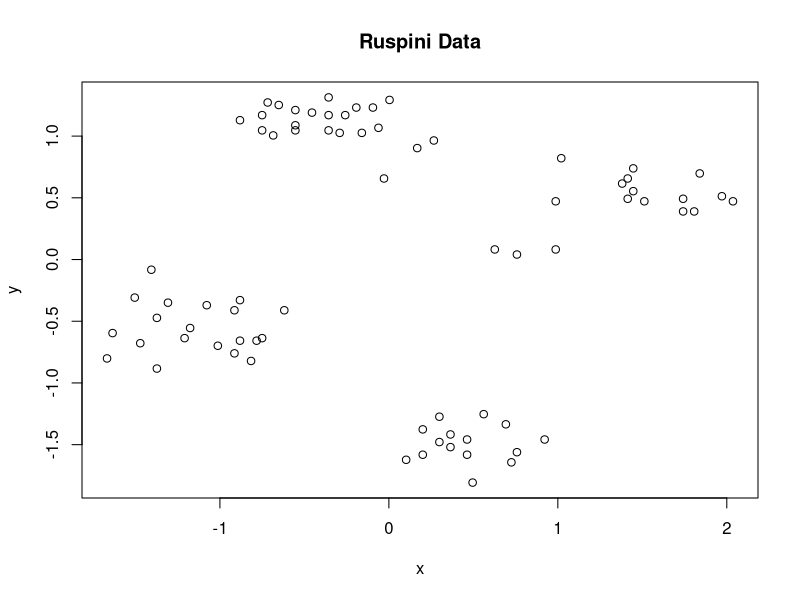
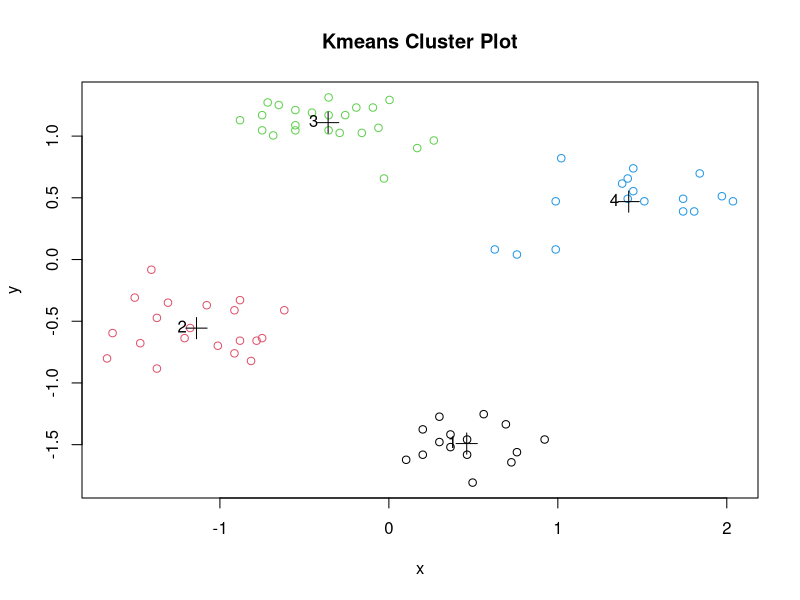
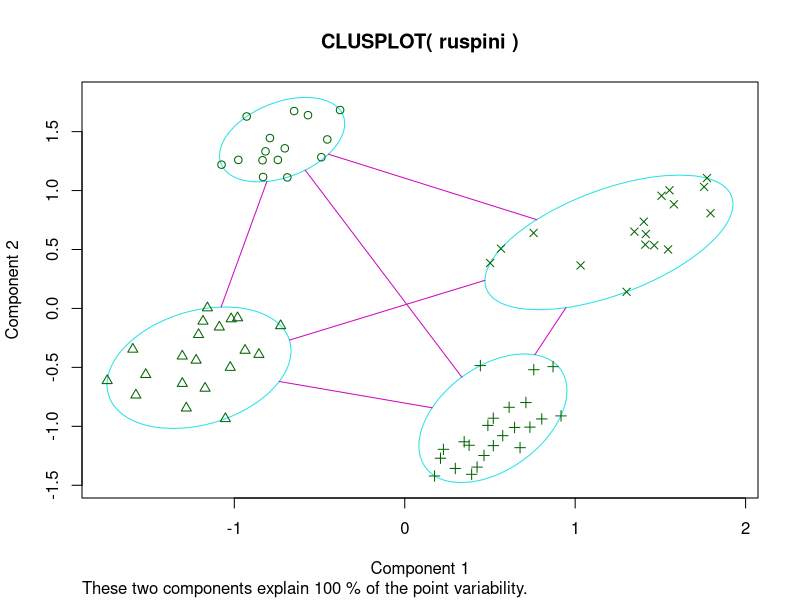
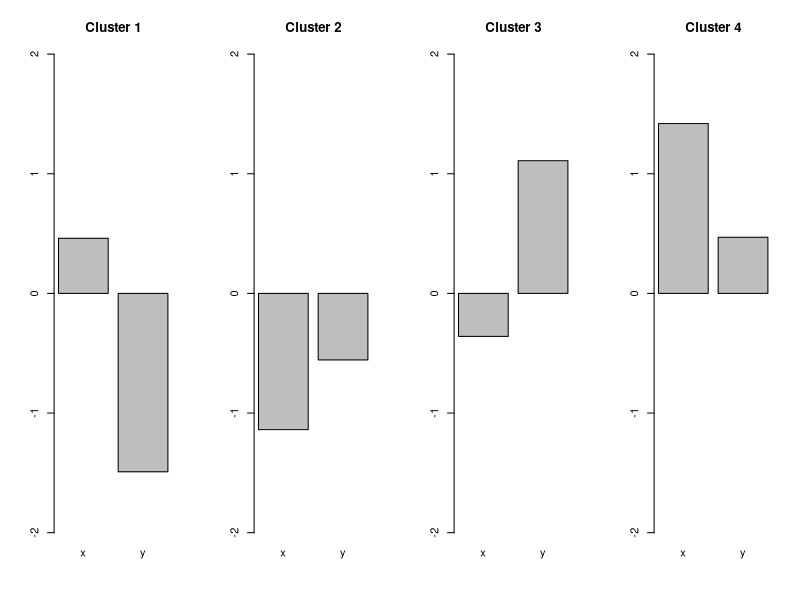
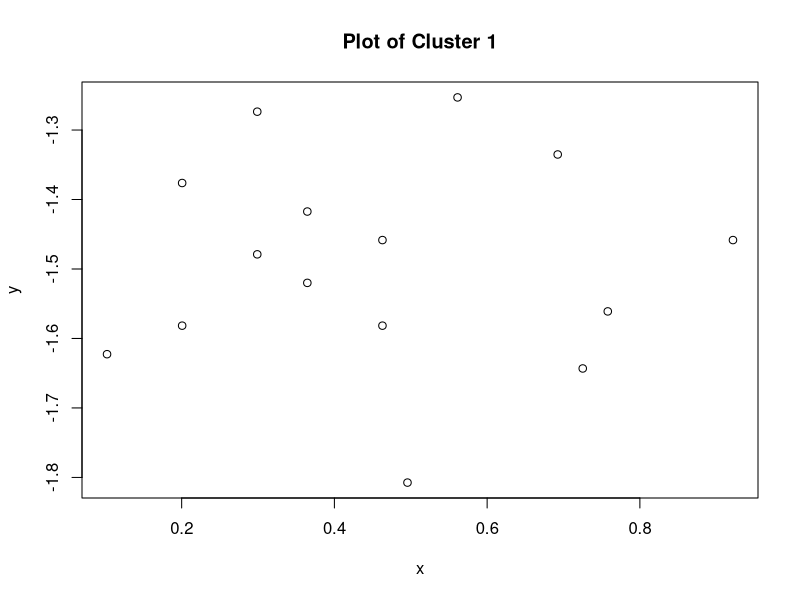
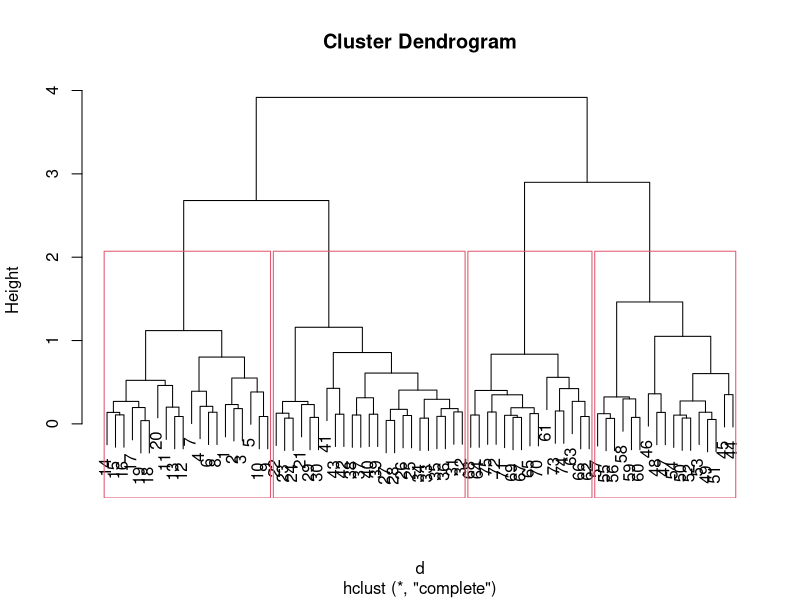
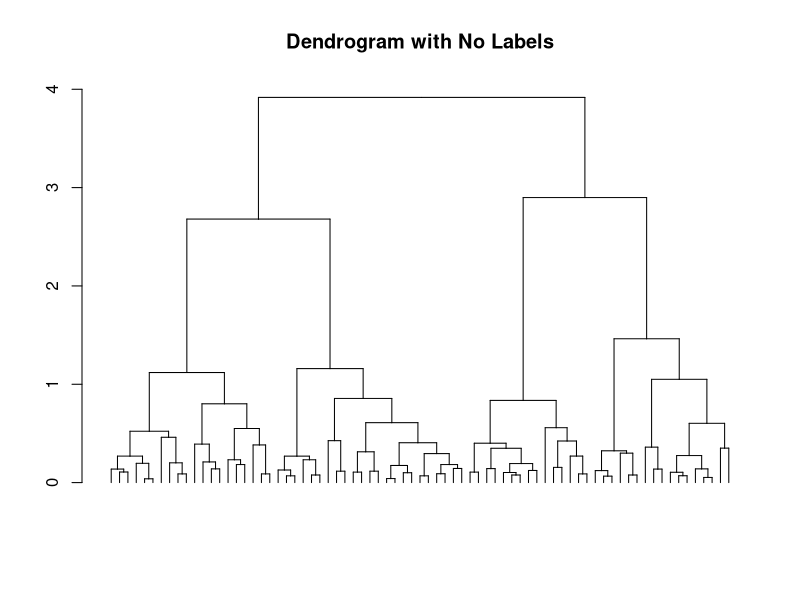
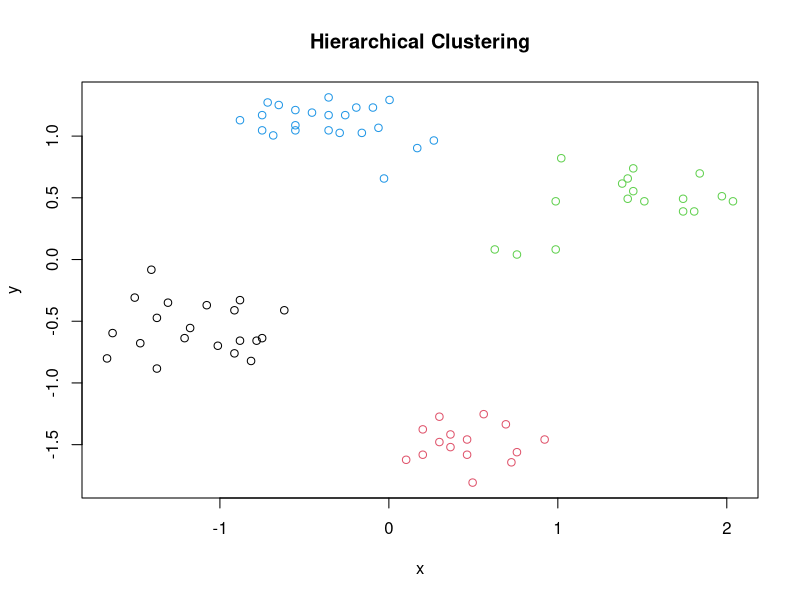

Source code (R) for these figures, in order:
#########################################################################
# Cluster Analysis in R Tutorial
#########################################################################


# Load some data

data(ruspini, package="cluster")

# Shuffle the rows

ruspini <- ruspini[sample(1:nrow(ruspini)),]

# Scale each column in the data to zero mean and unit standard deviation (z-scores). 
# This prevents one attribute with a large range to dominate the others for the distance calculation.

ruspini <- scale(ruspini)
plot(ruspini)
title('Ruspini Data')

###################################################################
# Cluster Techniques - kmeans
###################################################################

# Assumes Euclidean distances. We use k=10 clusters and run the algorithm 10 times 
# with random initialized centroids. The best result is returned.

km <- kmeans(ruspini, centers=4, nstart=10)
km

plot(ruspini, col=km$cluster)
points(km$centers, pch=3, cex=2) # this adds the centroids
text(km$centers, labels=1:4, pos=2) # this adds the cluster ID
title('Kmeans Cluster Plot')

# Alternative plot from package cluster (uses principal components analysis for >2 dimensions)

library(cluster)
clusplot(ruspini, km$cluster)

km$centers

def.par <- par(no.readonly = TRUE) # save default, for resetting...
layout(t(1:4)) # 4 plots in one
for(i in 1:4) barplot(km$centers[i,], ylim=c(-2,2), main=paste("Cluster", i))

par(def.par)  #- reset to default

# Find data for a single cluster

cluster1 <- ruspini[km$cluster==1,]
head(cluster1)

plot(cluster1)
title('Plot of Cluster 1')

###################################################################
# Cluster Techniques - Hierarchical Clustering
###################################################################

# dist defaults to method="Euclidean"

d <- dist(ruspini)

# we cluster using a complete link

hc <- hclust(d, method="complete")

# Dendrogram

plot(hc)
rect.hclust(hc, k=4)

plot(as.dendrogram(hc), leaflab="none") # plot dendrogram without leaf labels
title('Dendrogram with No Labels')

cluster_complete <- cutree(hc, k=4)
plot(ruspini, col=cluster_complete)
title('Hierarchical Clustering')

# Clustering with single link

hc_single <- hclust(d, method="single")
plot(hc_single)
rect.hclust(hc_single, k=4)

cluster_single <- cutree(hc_single, k=4)
plot(ruspini, col=cluster_single)
title('Hierarchical Clustering with Single Link')

###################################################################
# Cluster Techniques - Density-based clustering with DBSCAN
###################################################################

library(fpc)

db <- dbscan(ruspini, eps=.3, MinPts=5)
db

str(db)

plot(ruspini, col=db$cluster+1L)
title('Density based cluster')

# Note: 0 is not a color so we add 1 to cluster.

###################################################################
# Cluster Techniques - Gaussian Mixture Models
###################################################################

library(mclust)

# Mclust uses BIC to find the number of clusters

m <- Mclust(ruspini)
summary(m)

plot(m)

# Rerun with 4 clusters

m <- Mclust(ruspini, G=4)
summary(m)

plot(m)

###################################################################
# Cluster Techniques - Internal Cluster Validation - Compare the Clustering Quality
###################################################################

library(fpc)

cluster.stats(d, km$cluster)


# Silhouette plot

plot(silhouette(km$cluster, d))

###################################################################
# Cluster Techniques - Find Optimal Clusters 
###################################################################

ks <- 2:10

# Use within sum of squares (look for the knee)

WSS <- sapply(ks, FUN=function(k) {
  kmeans(ruspini, centers=k, nstart=5)$tot.withinss
})
plot(ks, WSS, type="l")
title("Scree Plot")

# Use average silhouette width (look for the max)

ASW <- sapply(ks, FUN=function(k) {
  cluster.stats(d, kmeans(ruspini, centers=k, nstart=5)$cluster)$avg.silwidth
})
plot(ks, ASW, type="l")
title("Average Silhouette Width Plot")

# Find the max

ks[which.max(ASW)]

###################################################################
# Cluster Techniques - Visualize the Distance Matrix
###################################################################

# Heatmap of the data

image(as.matrix(d))

# Data organized in Clusters

library(seriation)

pimage(d, colorkey=TRUE)

# reorder using cluster labels

pimage(d, order=order(km$cluster), colorkey=TRUE)

# use displot

dissplot(d, labels=km$cluster, options=list(main="k-means with k=4"))

# spot the data problems for dbscan

dissplot(d, labels=db$cluster+1L, options=list(main="DBSCAN"))

# Here is a mispecified k = 3 instead of k = 4

dissplot(d, labels=kmeans(ruspini, centers=3)$cluster)

# Other versions etc...

dissplot(d, labels=kmeans(ruspini, centers=9)$cluster)

dissplot(d)

###################################################################
# Cluster Techniques - External Cluster Validation
###################################################################

library(mlbench)
shapes <- mlbench.smiley(n=500, sd1 = 0.1, sd2 = 0.05)
plot(shapes)
title("Happy Data")


# Prepare the data

truth <- as.integer(shapes$class)
shapes <- scale(shapes$x)

plot(shapes)
title("Happy Data")


# k-means approach

ks <- 2:20

# scree plot

WSS <- sapply(ks, FUN=function(k) {
  kmeans(shapes, centers=k, nstart=10)$tot.withinss
})
plot(ks, WSS, type="l")
title("Scree Plot")

# looks like 6 clusters

km <- kmeans(shapes, centers=6, nstart = 10)
plot(shapes, col=km$cluster)
title("Happy Data with KMeans")


##################################################################
# Hierarchical clustering
##################################################################

d <- dist(shapes)
hc <- hclust(d, method="single")

# (single-link because of the mouth)

ASW <- sapply(ks, FUN=function(k) {
  cluster.stats(d, cutree(hc, k))$avg.silwidth
})
plot(ks, ASW, type="l")
title("Average Silhouette Width Plot")


# 4 Clusters

hc_4 <- cutree(hc, 4)
plot(shapes, col=hc_4)
title("Happy Data with Hierarchical Clustering")

# Compare with ground truth (corrected.rand and vi)

cbind(
  kmeans = cluster.stats(d, km$cluster, truth, compareonly = TRUE),
  hc = cluster.stats(d, hc_4, truth, compareonly = TRUE)
)
